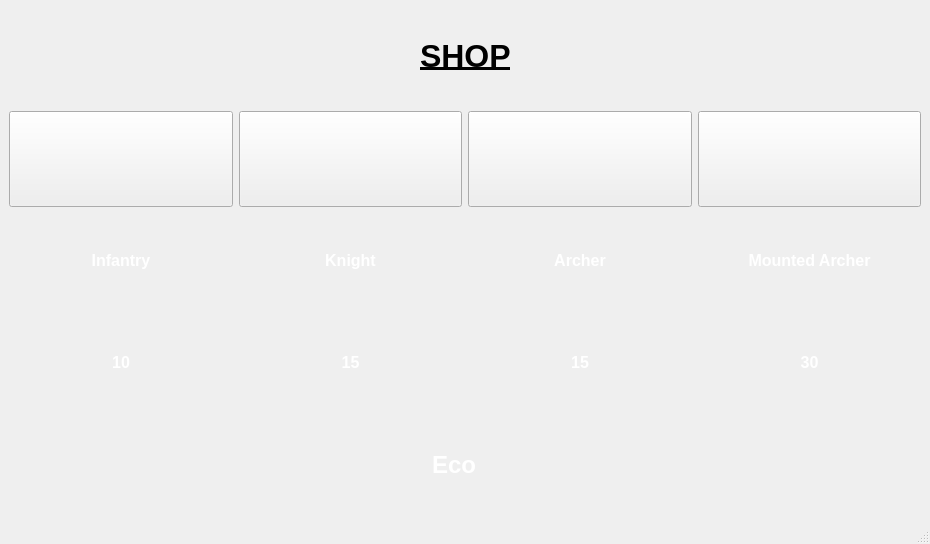
<?xml version="1.0" encoding="UTF-8"?>
<ui version="4.0">
 <class>Shop</class>
 <widget class="QMainWindow" name="Shop">
  <property name="geometry">
   <rect>
    <x>0</x>
    <y>0</y>
    <width>930</width>
    <height>544</height>
   </rect>
  </property>
  <property name="windowTitle">
   <string>MainWindow</string>
  </property>
  <widget class="QWidget" name="centralwidget">
   <layout class="QVBoxLayout" name="verticalLayout">
    <item>
     <layout class="QHBoxLayout" name="horizontalLayout">
      <item>
       <spacer name="horizontalSpacer">
        <property name="orientation">
         <enum>Qt::Horizontal</enum>
        </property>
        <property name="sizeHint" stdset="0">
         <size>
          <width>40</width>
          <height>20</height>
         </size>
        </property>
       </spacer>
      </item>
      <item>
       <widget class="QLabel" name="label">
        <property name="text">
         <string>&lt;html&gt;&lt;head/&gt;&lt;body&gt;&lt;p&gt;&lt;span style=&quot; font-size:24pt; font-weight:600; text-decoration: underline;&quot;&gt;SHOP&lt;/span&gt;&lt;/p&gt;&lt;/body&gt;&lt;/html&gt;</string>
        </property>
       </widget>
      </item>
      <item>
       <spacer name="horizontalSpacer_2">
        <property name="orientation">
         <enum>Qt::Horizontal</enum>
        </property>
        <property name="sizeHint" stdset="0">
         <size>
          <width>40</width>
          <height>20</height>
         </size>
        </property>
       </spacer>
      </item>
     </layout>
    </item>
    <item>
     <layout class="QHBoxLayout" name="horizontalLayout_2">
      <item>
       <widget class="QPushButton" name="but_inf">
        <property name="enabled">
         <bool>true</bool>
        </property>
        <property name="sizePolicy">
         <sizepolicy hsizetype="Preferred" vsizetype="Preferred">
          <horstretch>0</horstretch>
          <verstretch>0</verstretch>
         </sizepolicy>
        </property>
        <property name="cursor">
         <cursorShape>PointingHandCursor</cursorShape>
        </property>
        <property name="text">
         <string/>
        </property>
       </widget>
      </item>
      <item>
       <widget class="QPushButton" name="but_kni">
        <property name="sizePolicy">
         <sizepolicy hsizetype="Preferred" vsizetype="Preferred">
          <horstretch>0</horstretch>
          <verstretch>0</verstretch>
         </sizepolicy>
        </property>
        <property name="text">
         <string/>
        </property>
       </widget>
      </item>
      <item>
       <widget class="QPushButton" name="but_arc">
        <property name="sizePolicy">
         <sizepolicy hsizetype="Preferred" vsizetype="Preferred">
          <horstretch>0</horstretch>
          <verstretch>0</verstretch>
         </sizepolicy>
        </property>
        <property name="text">
         <string/>
        </property>
       </widget>
      </item>
      <item>
       <widget class="QPushButton" name="but_mar">
        <property name="sizePolicy">
         <sizepolicy hsizetype="Preferred" vsizetype="Preferred">
          <horstretch>0</horstretch>
          <verstretch>0</verstretch>
         </sizepolicy>
        </property>
        <property name="text">
         <string/>
        </property>
       </widget>
      </item>
     </layout>
    </item>
    <item>
     <layout class="QHBoxLayout" name="name_layout">
      <property name="topMargin">
       <number>0</number>
      </property>
      <item>
       <widget class="QLabel" name="label_6">
        <property name="text">
         <string>&lt;html&gt;&lt;head/&gt;&lt;body&gt;&lt;p align=&quot;center&quot;&gt;&lt;span style=&quot; font-size:12pt; font-weight:600; color:#ffffff;&quot;&gt;Infantry&lt;/span&gt;&lt;/p&gt;&lt;/body&gt;&lt;/html&gt;</string>
        </property>
       </widget>
      </item>
      <item>
       <widget class="QLabel" name="label_7">
        <property name="text">
         <string>&lt;html&gt;&lt;head/&gt;&lt;body&gt;&lt;p align=&quot;center&quot;&gt;&lt;span style=&quot; font-size:12pt; font-weight:600; color:#ffffff;&quot;&gt;Knight&lt;/span&gt;&lt;/p&gt;&lt;/body&gt;&lt;/html&gt;</string>
        </property>
       </widget>
      </item>
      <item>
       <widget class="QLabel" name="label_8">
        <property name="text">
         <string>&lt;html&gt;&lt;head/&gt;&lt;body&gt;&lt;p align=&quot;center&quot;&gt;&lt;span style=&quot; font-size:12pt; font-weight:600; color:#ffffff;&quot;&gt;Archer&lt;/span&gt;&lt;/p&gt;&lt;/body&gt;&lt;/html&gt;</string>
        </property>
       </widget>
      </item>
      <item>
       <widget class="QLabel" name="label_9">
        <property name="text">
         <string>&lt;html&gt;&lt;head/&gt;&lt;body&gt;&lt;p align=&quot;center&quot;&gt;&lt;span style=&quot; font-size:12pt; font-weight:600; color:#ffffff;&quot;&gt;Mounted Archer&lt;/span&gt;&lt;/p&gt;&lt;/body&gt;&lt;/html&gt;</string>
        </property>
       </widget>
      </item>
     </layout>
    </item>
    <item>
     <layout class="QHBoxLayout" name="prix_layout" stretch="0,0,0,0">
      <property name="sizeConstraint">
       <enum>QLayout::SetDefaultConstraint</enum>
      </property>
      <property name="bottomMargin">
       <number>0</number>
      </property>
      <item>
       <widget class="QLabel" name="label_10">
        <property name="text">
         <string>&lt;html&gt;&lt;head/&gt;&lt;body&gt;&lt;p align=&quot;center&quot;&gt;&lt;span style=&quot; font-size:12pt; font-weight:600; color:#ffffff;&quot;&gt;10&lt;/span&gt;&lt;/p&gt;&lt;/body&gt;&lt;/html&gt;</string>
        </property>
       </widget>
      </item>
      <item>
       <widget class="QLabel" name="label_11">
        <property name="text">
         <string>&lt;html&gt;&lt;head/&gt;&lt;body&gt;&lt;p align=&quot;center&quot;&gt;&lt;span style=&quot; font-size:12pt; font-weight:600; color:#ffffff;&quot;&gt;15&lt;/span&gt;&lt;/p&gt;&lt;/body&gt;&lt;/html&gt;</string>
        </property>
       </widget>
      </item>
      <item>
       <widget class="QLabel" name="label_12">
        <property name="text">
         <string>&lt;html&gt;&lt;head/&gt;&lt;body&gt;&lt;p align=&quot;center&quot;&gt;&lt;span style=&quot; font-size:12pt; font-weight:600; color:#ffffff;&quot;&gt;15&lt;/span&gt;&lt;/p&gt;&lt;/body&gt;&lt;/html&gt;</string>
        </property>
       </widget>
      </item>
      <item>
       <widget class="QLabel" name="label_13">
        <property name="text">
         <string>&lt;html&gt;&lt;head/&gt;&lt;body&gt;&lt;p align=&quot;center&quot;&gt;&lt;span style=&quot; font-size:12pt; font-weight:600; color:#ffffff;&quot;&gt;30&lt;/span&gt;&lt;/p&gt;&lt;/body&gt;&lt;/html&gt;</string>
        </property>
       </widget>
      </item>
     </layout>
    </item>
    <item>
     <layout class="QHBoxLayout" name="horizontalLayout_5">
      <item>
       <spacer name="horizontalSpacer_3">
        <property name="orientation">
         <enum>Qt::Horizontal</enum>
        </property>
        <property name="sizeHint" stdset="0">
         <size>
          <width>40</width>
          <height>20</height>
         </size>
        </property>
       </spacer>
      </item>
      <item>
       <widget class="QLabel" name="Eco">
        <property name="text">
         <string>&lt;html&gt;&lt;head/&gt;&lt;body&gt;&lt;p&gt;&lt;span style=&quot; font-size:18pt; font-weight:600; color:#ffffff;&quot;&gt;Eco&lt;/span&gt;&lt;/p&gt;&lt;/body&gt;&lt;/html&gt;</string>
        </property>
       </widget>
      </item>
      <item>
       <spacer name="horizontalSpacer_5">
        <property name="orientation">
         <enum>Qt::Horizontal</enum>
        </property>
        <property name="sizeType">
         <enum>QSizePolicy::Preferred</enum>
        </property>
        <property name="sizeHint" stdset="0">
         <size>
          <width>10</width>
          <height>20</height>
         </size>
        </property>
       </spacer>
      </item>
      <item>
       <widget class="QLabel" name="argent">
        <property name="text">
         <string/>
        </property>
       </widget>
      </item>
      <item>
       <spacer name="horizontalSpacer_4">
        <property name="orientation">
         <enum>Qt::Horizontal</enum>
        </property>
        <property name="sizeHint" stdset="0">
         <size>
          <width>40</width>
          <height>20</height>
         </size>
        </property>
       </spacer>
      </item>
     </layout>
    </item>
   </layout>
  </widget>
  <widget class="QMenuBar" name="menubar">
   <property name="geometry">
    <rect>
     <x>0</x>
     <y>0</y>
     <width>930</width>
     <height>21</height>
    </rect>
   </property>
  </widget>
  <widget class="QStatusBar" name="statusbar"/>
 </widget>
 <resources/>
 <connections/>
</ui>
